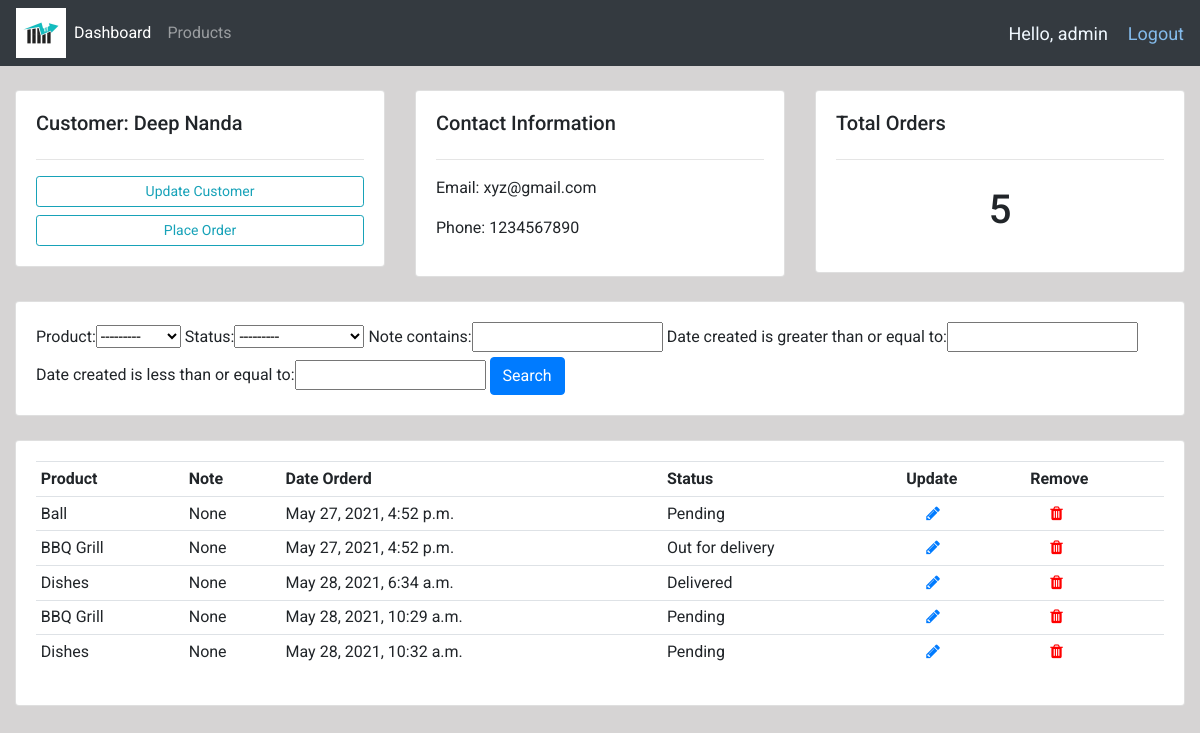
The page /customer/2/ (signed in) on the database its author committed.
### accounts/models.py (models this page shows, shortened)
class Customer(models.Model):
    user = models.OneToOneField(User, null=True, on_delete=models.CASCADE)
    name = models.CharField(max_length=255, null=True)
    phone = models.CharField(max_length=200, null=True)
    email = models.EmailField(max_length=200, null=True)
    profile_pic = models.ImageField(default="default.png", null=True, blank=True)
    date_created = models.DateTimeField(auto_now_add=True, null=True)

class Order(models.Model):
    customer = models.ForeignKey(Customer, null=True, on_delete=models.SET_NULL)
    product = models.ForeignKey(Product, null=True, on_delete=models.SET_NULL)
    status = models.CharField(max_length=200, null=True, choices=STATUS)
    date_created = models.DateTimeField(auto_now_add=True, null=True)
    note = models.CharField(max_length=1000, null=True)

class Product(models.Model):
    name = models.CharField(max_length=255, null=True)
    price = models.FloatField(max_length=200, null=True)
    category = models.CharField(max_length=200, null=True, choices=CATEGORY)
    description = models.CharField(max_length=200, null=True, blank=True)
    date_created = models.DateTimeField(auto_now_add=True, null=True)
    tags = models.ManyToManyField(Tag)
    def __str__(self):
        return self.name

### accounts/decorators.py (the view)
        def wrapper_func(request, *args, **kwargs):
            group = None
            if request.user.groups.exists():
                group = request.user.groups.all()[0].name
            if group in allowed_roles:
                return view_func(request, *args, **kwargs)
            else:
                return HttpResponse("You are not authorized!")

### accounts/views.py (called while the page is built)
@login_required(login_url="login")
@allowed_users(allowed_roles=["admin"])
def customer(request, pk):
    customer = Customer.objects.get(id=pk)
    orders = customer.order_set.all()
    total_orders = orders.count()
    myfilter = OrderFilter(request.GET, queryset=orders)
    orders = myfilter.qs
    context = {
        "customer": customer,
        "orders": orders,
        "total_orders": total_orders,
        "myfilter": myfilter,
    }
    return render(request, "accounts/customer.html", context)

### accounts/templates/accounts/customer.html
{% extends 'accounts/main.html' %} {% block content %}
<br />
<div class="row">
  <div class="col-md">
    <div class="card card-body">
      <h5>Customer: {{customer.name}}</h5>
      <hr />
      <a class="btn btn-outline-info btn-sm btn-block" href=""
        >Update Customer</a
      >
      <a class="btn btn-outline-info btn-sm btn-block" href="{% url 'create_order' customer.id %}"
        >Place Order</a
      >
    </div>
  </div>
  <div class="col-md">
    <div class="card card-body">
      <h5>Contact Information</h5>
      <hr />
      <p>Email: {{customer.email}}</p>
      <p>Phone: {{customer.phone}}</p>
    </div>
  </div>
  <div class="col-md">
    <div class="card card-body">
      <h5>Total Orders</h5>
      <hr />
      <h1 style="text-align: center; padding: 10px">{{total_orders}}</h1>
    </div>
  </div>
</div>
<br />
<div class="row">
  <div class="col">
    <div class="card card-body">
      <form method="get">
        {{myfilter.form}}
        <button class="btn btn-primary" type="submit">Search</button>
      </form>
    </div>
  </div>
</div>
<br />
<div class="row">
  <div class="col-md">
    <div class="card card-body">
      <table class="table table-sm">
        <tr>
          <th>Product</th>
          <th>Note</th>
          <th>Date Orderd</th>
          <th>Status</th>
          <th>Update</th>
          <th>Remove</th>
        </tr>
        {% for order in orders %}
        <tr>
          <td>{{order.product}}</td>
          <td>{{order.note}}</td>
          <td>{{order.date_created}}</td>
          <td>{{order.status}}</td>
          <td style="left: 20px; position: relative">
            <a href="{% url 'update_order' order.id %}"><i class="fa fa-pencil"></i></a>
          </td>
          <td style="left: 20px; position: relative">
            <a href="{% url 'delete_order' order.id %}"><i class="fa fa-trash" style="color:red"></i></a>
          </td>
        </tr>
        {% endfor %}
      </table>
    </div>
  </div>
</div>
{% endblock %}

### accounts/templates/accounts/navbar.html (shortened to what this page needs)
{% load static %}
<nav class="navbar navbar-expand-lg navbar-dark bg-dark">
  <img src="{% static 'images/logo.jpg' %}" width="50" height="50" />
  <div class="collapse navbar-collapse" id="navbarNav">
    <ul class="navbar-nav">
      {% if request.user.is_staff %}
      <li class="nav-item active">
        <a class="nav-link" href="{% url 'home' %}">Dashboard</a>
      </li>
      <li class="nav-item">
        <a class="nav-link" href="{% url 'products' %}">Products</a>
      </li>
      {% else %}
      <li class="nav-item">
        <a class="nav-link" href="{% url 'account' %}">Settings</a>
      </li>
      {% endif %}
    </ul>
  </div>
  <span style="color: aliceblue; font-size: 18px"
    >Hello, {{request.user}}
  </span>
  <span
    ><a
      href="{% url 'logout' %}"
      style="margin-left: 20px; color: rgb(132, 187, 235); font-size: 18px"
    >
      Logout</a
    ></span
  >
</nav>

### static/css/main.css (style rules this page uses)
body { background-color: #d6d4d4; font-family: "Roboto", sans-serif; }

### rows shown on the page
Customer: name "Deep Nanda", email "xyz@gmail.com", phone "1234567890"
Order: product "Ball", note "None", date_created "May 27, 2021, 4:52 p.m.", status "Pending"
Order: product "BBQ Grill", note "None", date_created "May 27, 2021, 4:52 p.m.", status "Out for delivery"
Order: product "Dishes", note "None", date_created "May 28, 2021, 6:34 a.m.", status "Delivered"
Order: product "BBQ Grill", note "None", date_created "May 28, 2021, 10:29 a.m.", status "Pending"
Order: product "Dishes", note "None", date_created "May 28, 2021, 10:32 a.m.", status "Pending"

### other values the page prints
{{ request.user }} "admin"
{{ total_orders }} "5"
